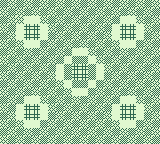

This game map was drawn from its Tiled (.tmx) file and the tilesets committed beside it. A one-line description and the trimmed map source follow:
An orthogonal 20x18 tile map with 8x8 px tiles, 1 tile layer (Tile Layer 1).

<map version="1.5" tiledversion="1.7.0" orientation="orthogonal" renderorder="right-down" width="20" height="18" tilewidth="8" tileheight="8" infinite="0" nextlayerid="3" nextobjectid="1">
 <tileset firstgid="1" source="TileSets/Background_Tiles.tsx" />
 <layer id="1" name="Tile Layer 1" width="20" height="18">
  <data>[360 cells, 360 non-empty, 4 distinct tile ids]</data>
 </layer>
</map>
